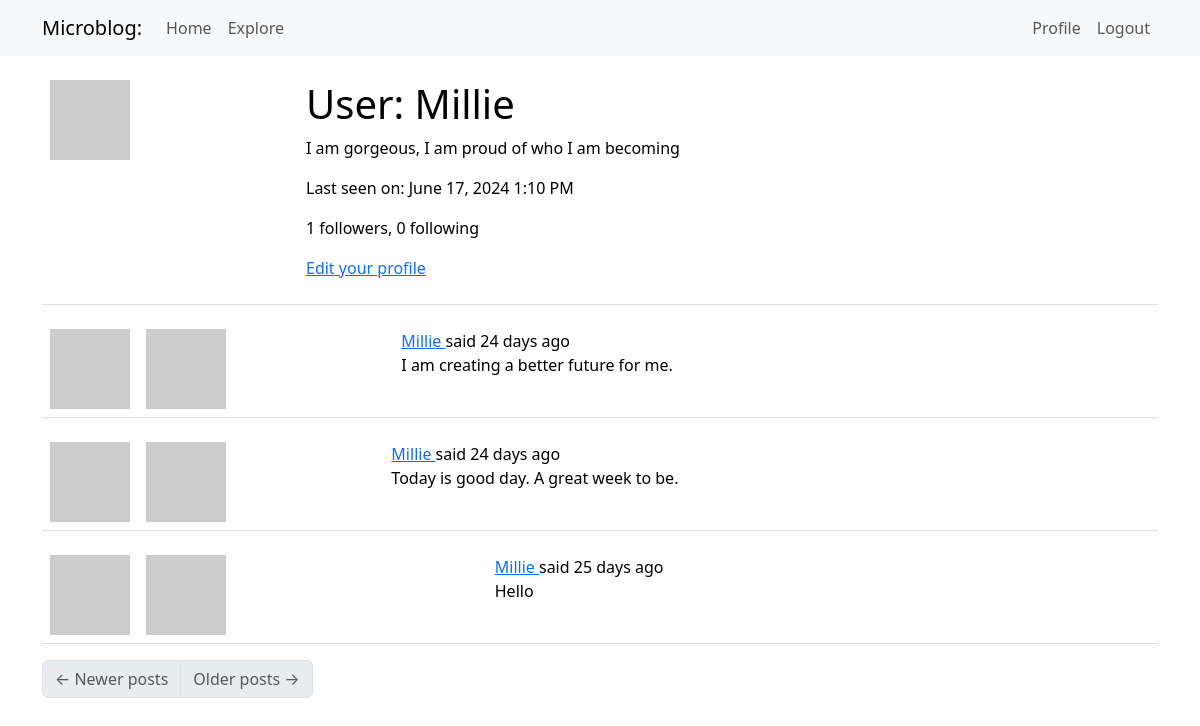
Before: /user/Millie (signed in) with the older database file.
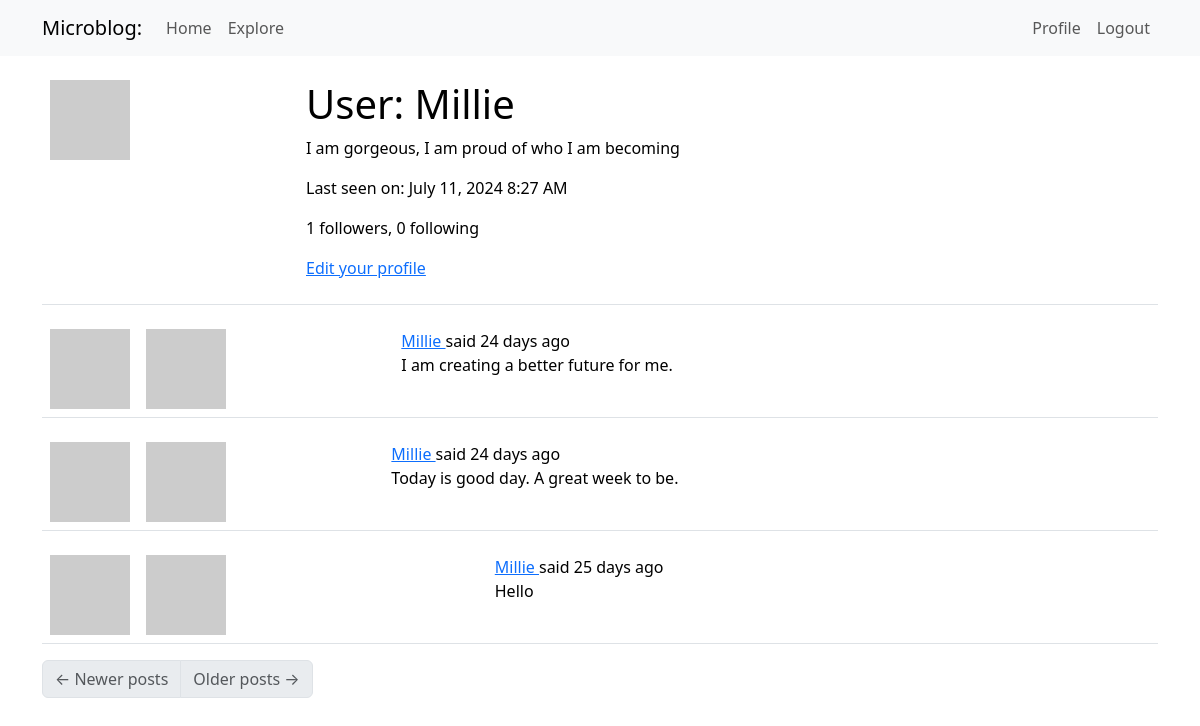
After: the same page with the newer database file.
### app/models.py (models this page shows, shortened)
class User(UserMixin, db.Model):
    id: so.Mapped[int] = so.mapped_column(primary_key=True)
    username: so.Mapped[str] = so.mapped_column(sa.String(64), index=True,
                                                unique=True)
    email: so.Mapped[str] = so.mapped_column(sa.String(120), index=True,
                                             unique=True)
    password_hash: so.Mapped[Optional[str]] = so.mapped_column(sa.String(256))
    about_me: so.Mapped[Optional[str]] = so.mapped_column(sa.String(140))
    last_seen: so.Mapped[Optional[datetime]] = so.mapped_column(
        default=lambda: datetime.now(timezone.utc))
    posts: so.WriteOnlyMapped['Post'] = so.relationship(back_populates='author')
    following: so.WriteOnlyMapped['User'] = so.relationship(
        secondary=followers, primaryjoin=(followers.c.follower_id == id),
        secondaryjoin=(followers.c.followed_id==id),
        back_populates='followers'
    )
    followers: so.WriteOnlyMapped['User'] = so.relationship(
        secondary=followers, primaryjoin=(followers.c.followed_id == id),
        secondaryjoin=(followers.c.follower_id == id),
        back_populates='following'
    )
    def avatar(self, size):
        digest = hashlib.md5(self.email.lower().encode('utf-8')).hexdigest()
        return f'https://www.gravatar.com/avatar/{digest}?d=identicon&s={size}'
    @login.user_loader
    def load_user(id):
        return db.session.get(User, int(id))
    def followers_count(self):
        query = sa.select(sa.func.count()).select_from(
            self.followers.select().subquery())
        return db.session.scalar(query)
    def following_count(self):
        query = sa.select(sa.func.count()).select_from(
            self.following.select().subquery())
        return db.session.scalar(query)

class Post(db.Model):
    id: so.Mapped[int] = so.mapped_column(primary_key=True)
    body: so.Mapped[str] = so.mapped_column(sa.String(140))
    timestamp: so.Mapped[datetime] = so.mapped_column(
        index=True, default=lambda: datetime.now(timezone.utc))
    user_id: so.Mapped[int] = so.mapped_column(sa.ForeignKey('user.id'),
                                               index=True
    )
    language: so.Mapped[Optional[str]] = so.mapped_column(sa.String(5))
    author: so.Mapped[User] = so.relationship('User', back_populates='posts')

### app/routes.py (the view)
@app.route('/user/<username>')
@login_required
def user(username):
    user = db.first_or_404(sa.select(User).where(User.username == username))
    page = request.args.get('page', 1, type=int)
    query = user.posts.select().order_by(Post.timestamp.desc())
    posts = db.paginate(query, page=page,
                        per_page=app.config['POSTS_PER_PAGE'],
                        error_out=False)
    next_url = url_for('user', username=user.username, page=posts.next_num) \
        if posts.has_next else None
    prev_url = url_for('user', username=user.username, page=posts.prev_num) \
        if posts.has_prev else None
    form = EmptyForm()
    return render_template('user.html', user=user, posts=posts.items,
                           next_url=next_url, prev_url=prev_url, form=form)

### app/__init__.py (called while the page is built)
def get_locale():
    return 'en'

### app/routes.py (called while the page is built)
@app.before_request
def before_request():
    if current_user.is_authenticated:
        current_user.last_seen = datetime.now(timezone.utc)
        db.session.commit()
    g.locale = str(get_locale())

### app/templates/user.html (shortened to what this page needs)
{% extends "base.html" %}
{% block content %}
    <table class="table table-hover">
        <tr>
            <td width="256px"><img src="{{ user.avatar(256) }}"></td>
            <td>
                <h1>{{ _('User') }}: {{ user.username }}</h1>
                {% if user.about_me %}<p>{{ user.about_me }}</p>{% endif %}
                {% if user.last_seen %}
                <p>{{ _('Last seen on') }}: {{ moment(user.last_seen).format('LLL') }}</p>
                {% endif %}
                <p>{{ _('%(count)d followers', count=user.followers_count()) }}, {{ _('%(count)d following', count=user.following_count()) }}</p>
                {% if user == current_user %}
                <p><a href="{{ url_for('edit_profile') }}">{{ _('Edit your profile') }}</a></p>
                {% endif %}
            </td>
        </tr>
    </table>
    {% for post in posts %}
        {% include '_post.html' %}
    {% endfor %}
    <nav aria-label="Post navigation">
        <ul class="pagination">
            <li class="page-item{% if not prev_url %} disabled{% endif %}">
                <a class="page-link" href="{{ prev_url }}">
                    <span aria-hidden="true">&larr;</span> {{ _('Newer posts') }}
                </a>
            </li>
            <li class="page-item{% if not next_url %} disabled{% endif %}">
                <a class="page-link" href="{{ next_url }}">
                    {{ _('Older posts') }} <span aria-hidden="true">&rarr;</span>
                </a>
            </li>
        </ul>
    </nav>
{% endblock %}

### app/templates/base.html (shortened to what this page needs)
<!doctype html>
<html>
    <head>
        <link
        href="https://cdn.jsdelivr.net/npm/bootstrap@5.3.2/dist/css/bootstrap.min.css"
        rel="stylesheet"
>
    </head>
    <body>
        <nav class="navbar navbar-expand-lg bg-body-tertiary">
              <div class="container">
                <a class="navbar-brand" href="{{url_for('index')}}">Microblog:</a>
                <div class="collapse navbar-collapse" id="navbarSupportedContent">
                    <ul class="navbar-nav me-auto mb-2 mb-lg-0">
            <li class="nav-item">
              <a class="nav-link" aria-current="page" href="{{ url_for('index') }}">{{ _('Home')}}  </a>
            </li>
            <li class="nav-item">
              <a class="nav-link" aria-current="page" href="{{ url_for('explore') }}">{{ _('Explore')}} </a>
            </li>
          </ul>
          <ul class="navbar-nav mb-2 mb-lg-0">
            {% if current_user.is_anonymous %}
            <li class="nav-item">
              <a class="nav-link" aria-current="page" href="{{ url_for('login') }}">{{ _('Login')}} </a>
            </li>
            {% else %}
            <li class="nav-item">
              <a class="nav-link" aria-current="page" href="{{ url_for('user', username=current_user.username) }}">{{ _('Profile')}} </a>
            </li>
            <li class="nav-item">
              <a class="nav-link" aria-current="page" href="{{ url_for('logout') }}">{{ _('Logout')}} </a>
            </li>
            {% endif %}
          </ul>
                </div>
        </div>
        </nav>
      <div class="container mt-3">
            {% block content %}{% endblock %}
      </div>
    </body>
</html>

### app/templates/_post.html (shortened to what this page needs)
<table class="table table-hover">
    <tr>
        <td width="70px">
            <img src="{{ post.author.avatar(36) }}" />
        </td>
        <td>
            <a href="{{ url_for('user', username=post.author.username) }}">
                <img src="{{ post.author.avatar(70) }}" />
            </a>
            <td>
                {{ _('%(username)s said %(when)s', username=user_link, when=moment(post.timestamp).fromNow()) }}
                <br>
                <span id="post{{ post.id}}">{{ post.body }}</span>
            </td>
        </td>
    </tr>
</table>

Changed rows visible on the page:
changed User "Millie": last_seen "June 17, 2024 1:10 PM" → "July 11, 2024 8:27 AM"
